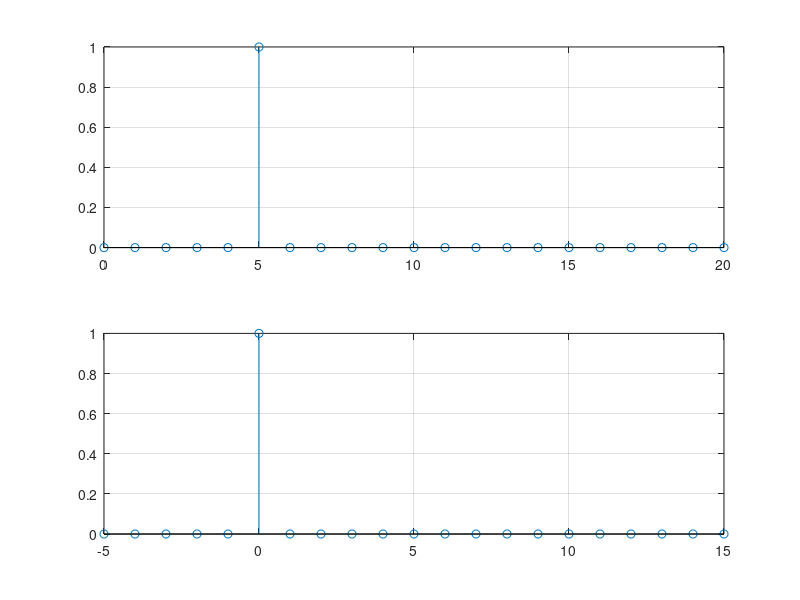

Source code (MATLAB):
function T1_ex4a_Orza_Oana()

z=zeros(1,21); %vectorul z are lungimea de 21 si elementele au val 0
z(6)=1; %initializam al 6 lea elem cu val 1
z
n=0:20
%reprezentarea grafica se face in 2 miniferestre 
subplot(2,1,1),stem(n,z),grid %in prima fereastra vectorul z este reprezentat in functie de n
m=-5:15
subplot(2,1,2),stem(m,z),grid %in a 2 a fereastra vectorul z este reprezentat in functie de m



    

